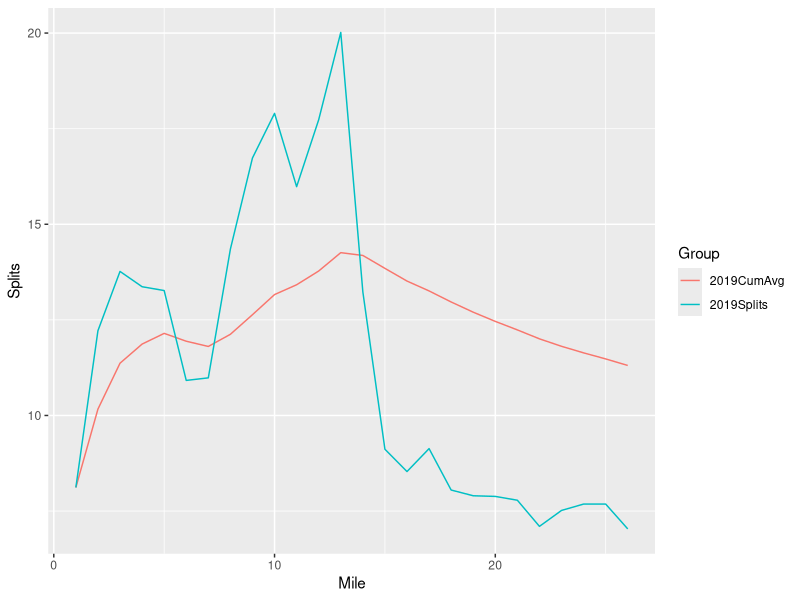

The R source for this figure:
library( ggplot2 )


marathonLaps <- c( 1:26 )

pikespeak2019 <- c( "8:07", "12:13", "13:46", "13:22", "13:16", "10:55", "10:59", "14:21", "16:44", "17:54", "15:59", "17:44", "20:01",
                   "13:14", "9:07", "8:32", "9:08", "8:03", "7:54", "7:53", "7:47", "7:06", "7:31", "7:41", "7:41", "7:02" )

pikespeak2019 <- sapply( strsplit( pikespeak2019, ":" ),
  function(x) {
    x <- as.numeric(x)
    x[1]+x[2]/60
    }
)

pikespeak2019_cumAvg <- cumsum( pikespeak2019 ) / marathonLaps


pikespeak_df <- data.frame( Mile = as.numeric( marathonLaps ),
                           Splits = c( pikespeak2019, pikespeak2019_cumAvg ),
                           Group = as.factor( c( rep( "2019Splits", length( marathonLaps ) ),
                                                 rep( "2019CumAvg", length( marathonLaps ) ) ) ) )

myPlot <- ggplot( data = pikespeak_df ) +
          geom_line( aes( x = Mile, y = Splits, color = Group ) )

ggsave( "/Users/ntustison/Desktop/pikespeak.pdf", myPlot, height = 3, width = 7, units = 'in' )